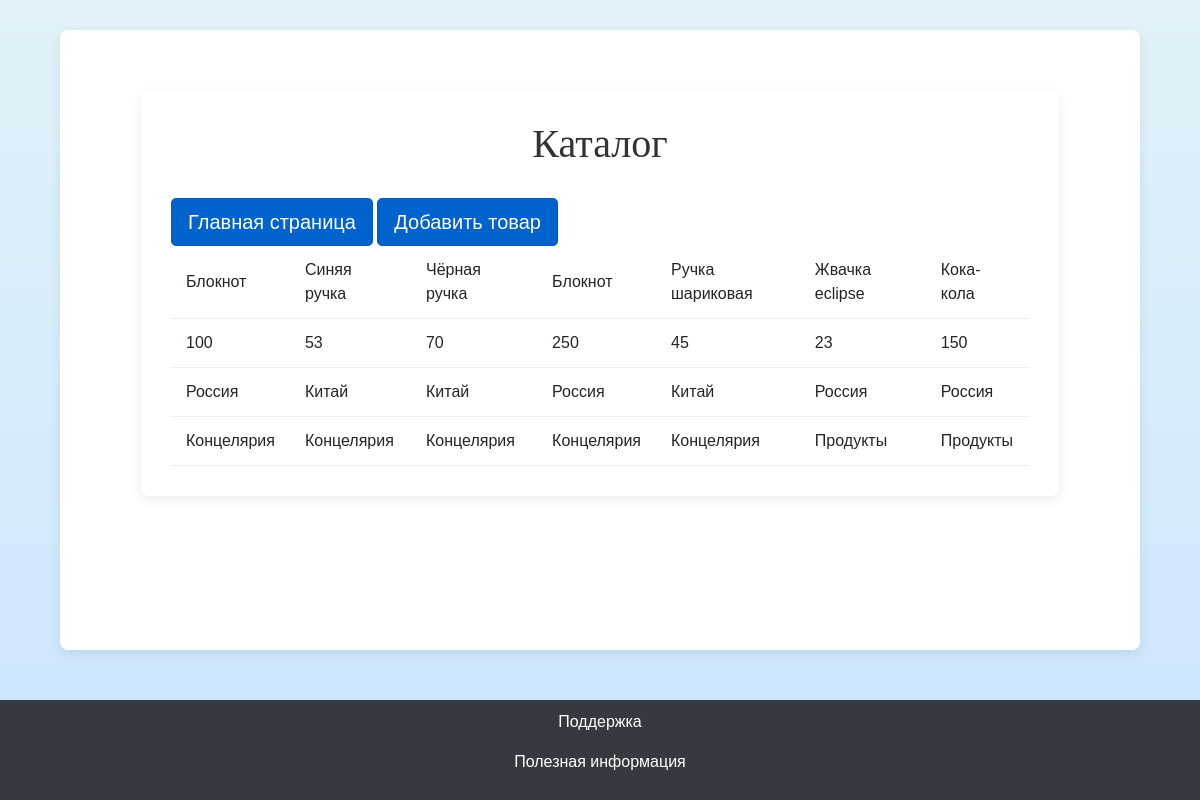
The page /catalog on the database as committed earlier.
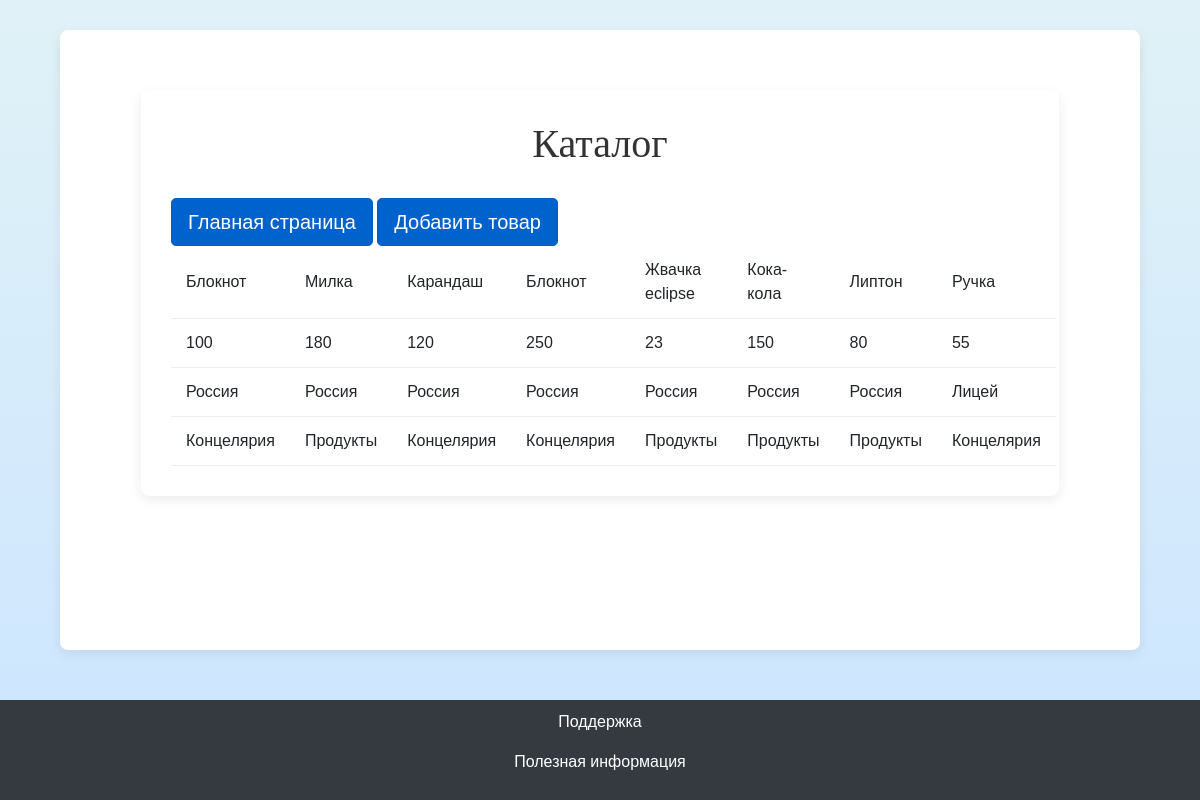
The same page on the database as committed later.
### data/products.py (models this page shows)
class Product(SqlAlchemyBase):
    __tablename__ = 'products'
    id = sqlalchemy.Column(sqlalchemy.Integer,
                           primary_key=True, autoincrement=True)
    name = sqlalchemy.Column(sqlalchemy.String, nullable=True)
    price = sqlalchemy.Column(sqlalchemy.Integer, nullable=True)
    provider = sqlalchemy.Column(sqlalchemy.String, nullable=True)
    type = sqlalchemy.Column(sqlalchemy.String, nullable=True)

### main.py (the view)
@app.route('/catalog', methods=['GET', 'POST'])
def catalog():
    db_sess = db_session.create_session()
    products_db = db_sess.query(Product).all()
    names = [product.name for product in products_db]
    prices = [product.price for product in products_db]
    providers = [product.provider for product in products_db]
    types = [product.type for product in products_db]
    result = []
    for i in range(len(names)):
        result.append([names[i], prices[i], providers[i], types[i]])
    return render_template('catalog.html', title='Домашняя страница', list=names, list1=prices, list2=providers,
                           list3=types)

### data/db_session.py (called while the page is built)
def create_session() -> Session:
    global __factory
    return __factory()

### templates/catalog.html (shortened to what this page needs)
<!DOCTYPE html>
<html>
<head>
     <link rel="stylesheet" href="https://stackpath.bootstrapcdn.com/bootstrap/4.4.1/css/bootstrap.min.css">
</head>
<body>
<main role="main" class="container">
<div class="container">
    <h1>Каталог</h1>
    <a href="success" class="btn btn-primary btn-lg active" role="button" aria-pressed="true">Главная страница</a>
    <a href="add" class="btn btn-primary btn-lg active" role="button" aria-pressed="true">Добавить товар</a>
    <table class="product-table">
        <tbody>
        <tr>
            {% for item in list %}
            <td>{{item}}</td>
            {% endfor %}
        </tr>
        <tr>
            {% for item in list1 %}
            <td>{{item}}</td>
            {% endfor %}
        </tr>
        <tr>
            {% for item in list2 %}
            <td>{{item}}</td>
            {% endfor %}
        </tr>
        <tr>
            {% for item in list3 %}
            <td>{{item}}</td>
            {% endfor %}
        </tr>
        </tbody>
    </table>
</div>
</main>
<footer>
    <p><a class="telegram-link" href="https://t.me/store1523_support_bot" target="_blank">Поддержка</a></p>
    <p><a class="telegram-link" href="https://t.me/store1523_news_bot" target="_blank">Полезная информация</a></p>
</footer>
</body>
</html>

### templates/catalog.html (style rules this page uses)
body { background-color: #f8f9fa; font-family: 'Arial', sans-serif; display: flex; flex-direction: column; min-height: 100vh; margin: 0; background: linear-gradient(to bottom, #e0f2f7, #cce5ff); }
.container { width: 90%; margin: 30px auto; background-color: #fff; padding: 30px; border-radius: 8px; box-shadow: 0 4px 12px rgba(0, 0, 0, 0.08); }
h1 { text-align: center; color: #333; margin-bottom: 30px; font-family: 'Cormorant Garamond', serif; font-size: 2.5em; font-weight: normal; }
.product-table { width: 100%; border-collapse: collapse; display: block }
.product-table th, .product-table td { padding: 12px 15px; text-align: left; border-bottom: 1px solid #eee; }
.product-table td { vertical-align: middle; }
.telegram-link { color: white; text-decoration: none; }
main { flex: 1; }
footer { background-color: #343a40; color: white; text-align: center; padding: 10px; margin-top: 20px; }

Rows that differ between the two databases and show on the page:
removed Product: name "Синяя ручка", provider "Китай", type "Концелярия"
removed Product: name "Ручка шариковая", provider "Китай", type "Концелярия"
added Product: name "Милка", provider "Россия", type "Продукты"
changed Product: name "Чёрная ручка" → "Карандаш"; provider "Китай" → "Россия"
added Product: name "Липтон", provider "Россия", type "Продукты"
added Product: name "Ручка", provider "Лицей", type "Концелярия"
Other text that changed with them:
new list line: "180"
new list line: "120"
new list line: "80"
new list line: "55"
list line gone: "53"
list line gone: "70"
list line gone: "45"
